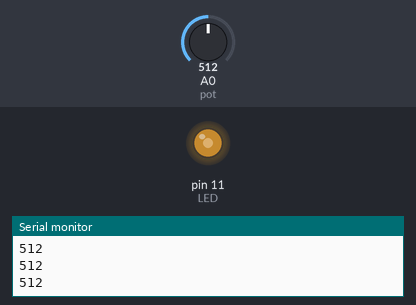
Simulated run of this sketch. Board: Arduino Uno, built with avr-gcc and run on an emulated ATmega328P. Parts: output pins drawn as LEDs (lit = HIGH), the last lines printed to the serial monitor. The test bench sets the inputs (shaded band); at power-on: A0 (pot) = 512.

Above: at 1.2 s.
1.3 s: A0 (pot) set to 716
At 2.5 s:
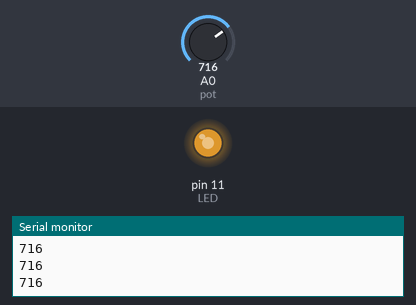
2.8 s: A0 (pot) set to 900
At 3.6 s:
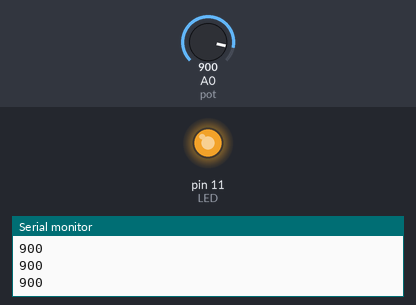
4.3 s: A0 (pot) set to 122
At 4.8 s:
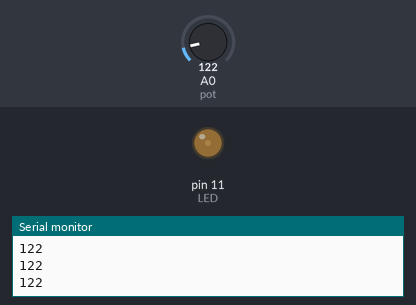
5.8 s: A0 (pot) set to 0
At 7.2 s:
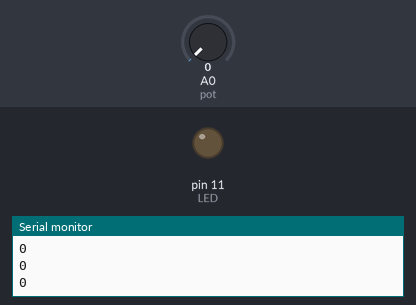
Timing chart, 0 to 8.3 s (numbered marks = the images above; inputs shaded):
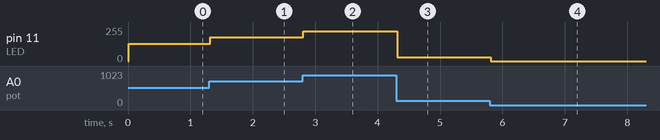

Measured:
- after the input at 1.3 s, pin 11 (LED): 128/255 → 179/255 at once
- after the input at 2.8 s, pin 11 (LED): 179/255 → 225/255 at once
- after the input at 4.3 s, pin 11 (LED): 225/255 → 30/255 at once
- after the input at 5.8 s, pin 11 (LED): 30/255 → 0/255 at once

The sketch:

Potentiometer.ino
```cpp
const int LED=11;
const int pot=A0;
int reading=0;

void setup() {
  pinMode(LED, OUTPUT);
  Serial.begin(9600);
}

void loop() {
  // put your main code here, to run repeatedly:
  reading=analogRead(pot);
  delay(10);
  Serial.println(reading);
  analogWrite(LED, reading/4);
}
```
